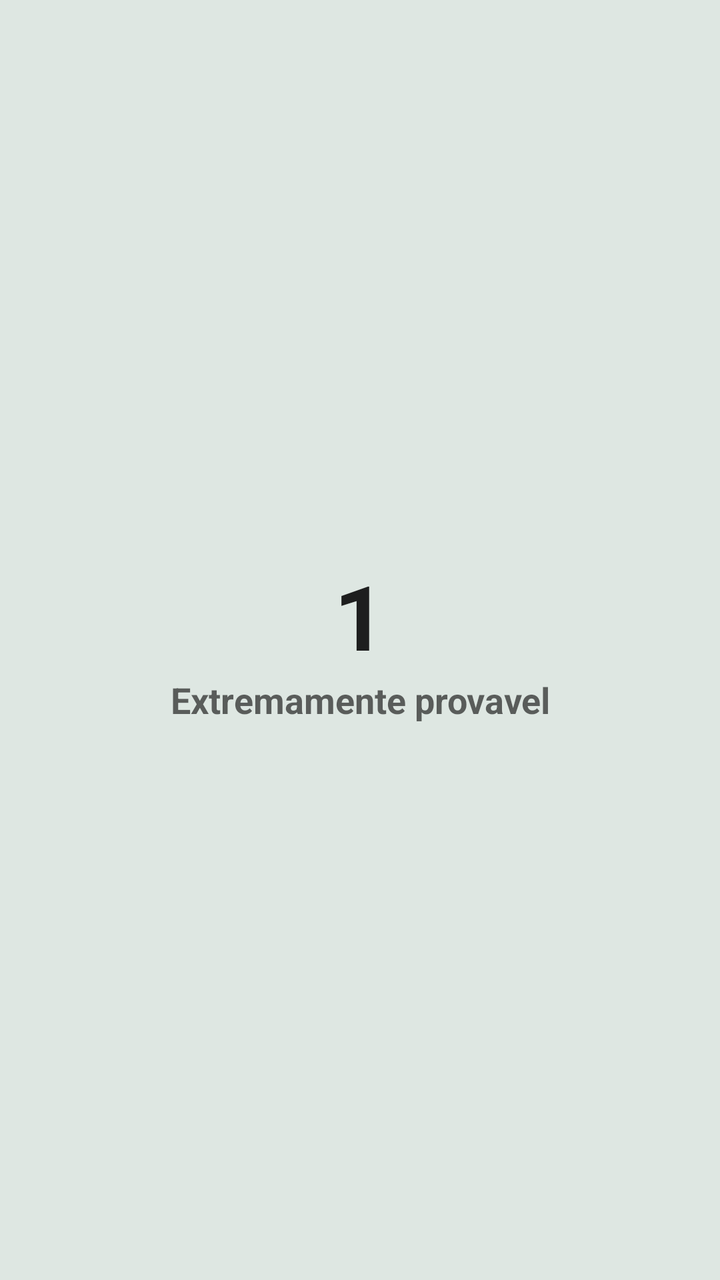
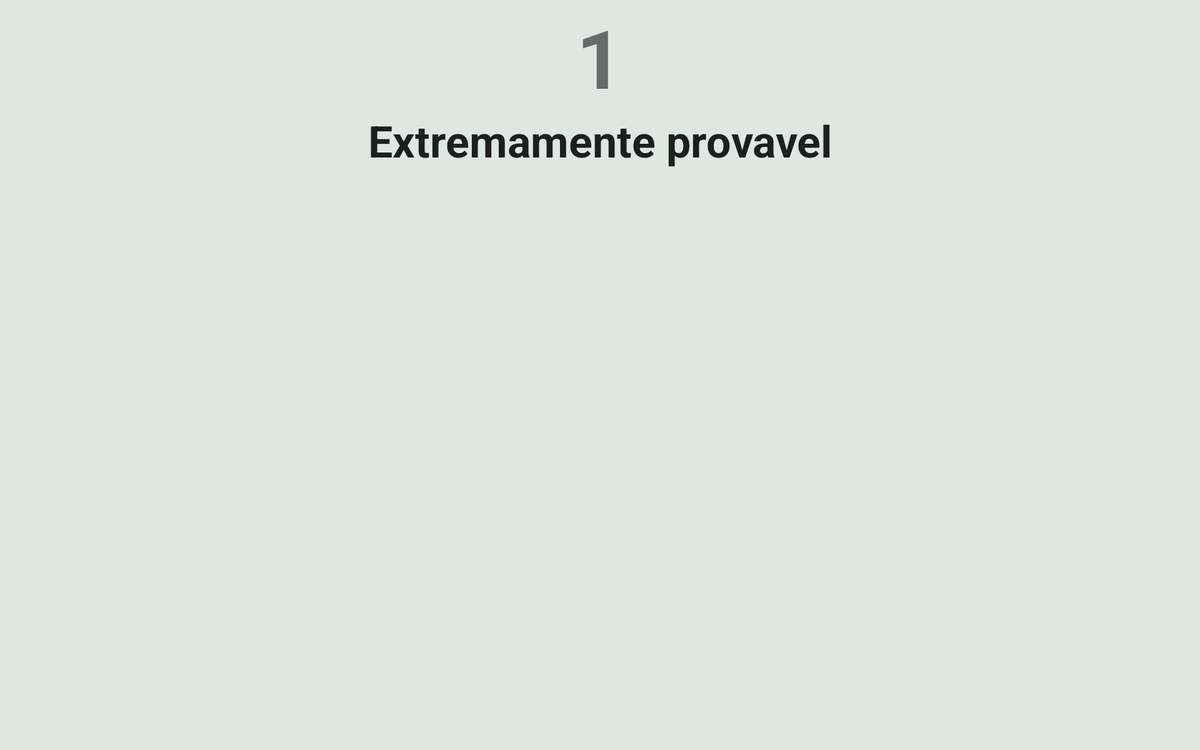

An Android layout and its configuration variant, each rendered on a device that would load it. The default file and the variant file are quoted in full after the pictures.
<!-- AndroidManifest.xml: application theme AppTheme -->
<!-- res/layout/grid_nums.xml -->
<?xml version="1.0" encoding="utf-8"?>
<RelativeLayout
    xmlns:android="http://schemas.android.com/apk/res/android"
    android:layout_width="match_parent"
    android:layout_height="match_parent"
    android:gravity="center"
    android:background="@color/grid_view_back"
    android:padding="2dp">

    <LinearLayout
        android:layout_width="match_parent"
        android:layout_height="wrap_content"
        android:gravity="center"
        android:id="@+id/llNums">

        <TextView
            android:id="@+id/textNumber"
            android:layout_width="wrap_content"
            android:layout_height="wrap_content"
            android:text="1"
            android:textAppearance="@style/Base.TextAppearance.AppCompat.Large"
            android:textSize="45dp"
            android:textStyle="bold" />

    </LinearLayout>

    <TextView
        android:id="@+id/textNumDes"
        android:layout_width="match_parent"
        android:layout_height="wrap_content"
        android:layout_below="@+id/llNums"
        android:text="Extremamente provavel"
        android:textAppearance="@style/Base.TextAppearance.AppCompat.Medium"
        android:textStyle="bold"
        android:textAlignment="center"/>

</RelativeLayout>
<!-- resources referenced by this layout -->
<resources>
  <color name="grid_view_back">#66b4cabe</color>
  <style name="AppTheme" parent="Theme.AppCompat.Light.DarkActionBar">
          
          <item name="colorPrimary">@color/colorPrimary</item>
          <item name="colorPrimaryDark">@color/colorPrimaryDark</item>
          <item name="colorAccent">@color/colorAccent</item>
      </style>
  <color name="colorPrimary">#3F51B5</color>
  <color name="colorPrimaryDark">#303F9F</color>
  <color name="colorAccent">#FF4081</color>
</resources>
<!-- res/layout-w720dp/grid_nums.xml (the repository's variant of the layout above) -->
<!-- drawn on a 7-inch tablet turned sideways -->
<?xml version="1.0" encoding="utf-8"?>
<RelativeLayout
    xmlns:android="http://schemas.android.com/apk/res/android"
    android:layout_width="match_parent"
    android:layout_height="match_parent"
    android:gravity="center"
    android:background="@color/grid_view_back"
    android:padding="2dp">

    <LinearLayout
        android:id="@+id/llNums"
        android:layout_width="match_parent"
        android:layout_height="wrap_content"
        android:layout_alignParentStart="true"
        android:layout_alignParentTop="true"
        android:gravity="center">

        <TextView
            android:id="@+id/textNumber"
            android:layout_width="wrap_content"
            android:layout_height="wrap_content"
            android:text="1"
            android:textSize="65dp"
            android:textStyle="bold" />

    </LinearLayout>

    <TextView
        android:id="@+id/textNumDes"
        android:layout_width="match_parent"
        android:layout_height="match_parent"
        android:layout_below="@+id/llNums"
        android:text="Extremamente provavel"
        android:textAppearance="@style/Base.TextAppearance.AppCompat.Large"
        android:textStyle="bold"
        android:textSize="35dp"
        android:textAlignment="center"/>

</RelativeLayout>
